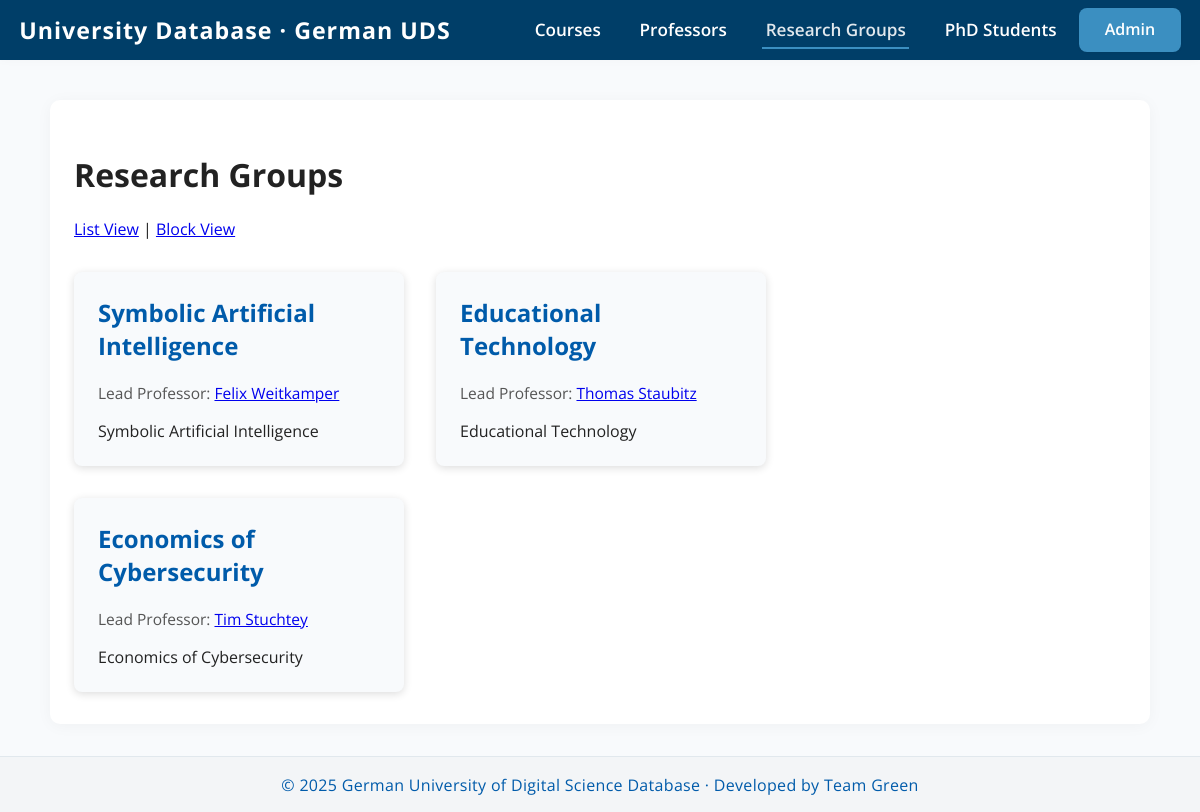
Page /researchgroups/ on the committed database.
### university/models.py (models this page shows, shortened)
class ResearchGroup(models.Model):
    name = models.CharField(max_length=255)
    description = models.TextField()
    lead_professor = models.OneToOneField(
        'Professor',
        on_delete=models.SET_NULL,
        null=True,
        blank=True,
        related_name='leads_research_group'
    )

class Professor(models.Model):
    title = models.CharField(max_length=50)
    name = models.CharField(max_length=255)
    position = models.CharField(max_length=255)
    research_group = models.OneToOneField(
        ResearchGroup, related_name='main_professor',  # update related_name to avoid clash
        on_delete=models.SET_NULL,
        null=True,
        blank=True
    )
    bio = models.TextField(blank=True)
    image_url = models.URLField(blank=True)

### university/views.py (the view)
# urls.py: path('researchgroups/', views.researchgroup_list, name='researchgroup_list'),
def researchgroup_list(request):
    view_mode = request.GET.get('view', 'block')
    groups = ResearchGroup.objects.all()
    return render(request, 'university/research_groups_list.html', {
        'groups': groups,
        'view_mode': view_mode,
    })

### university/templates/university/research_groups_list.html (shortened to what this page needs)
{% extends "university/base.html" %}
{% block content %}
<h1>Research Groups</h1>
<div>
  <a href="?view=list">List View</a> | <a href="?view=block">Block View</a>
</div>
{% if view_mode == "list" %}
  <ul>
    {% for group in groups %}
      <li>
        <a href="{% url 'researchgroup_detail' group.id %}">{{ group.name }}</a>
        {% if group.lead_professor %}
          — Lead: {{ group.lead_professor.name }}
        {% endif %}
        {% if group.description %}
          <br>{{ group.description|truncatechars:100 }}
        {% endif %}
      </li>
    {% empty %}
      <li>No research groups found.</li>
    {% endfor %}
  </ul>
{% else %}
  <div style="display:flex; flex-wrap:wrap; gap:2em; margin-top:2em;">
    {% for group in groups %}
      <div style="background:#f8fafc; border-radius:8px; box-shadow:0 2px 8px #ddd; width:330px; padding:1.5em;">
        <h2 style="margin-top:0;">
          <a href="{% url 'researchgroup_detail' group.id %}" style="color:#005baa; text-decoration:none;">
            {{ group.name }}
          </a>
        </h2>
        {% if group.lead_professor %}
          <div style="font-size:0.97em; color:#555;">
            Lead Professor:
            <a href="{% url 'professor_detail' group.lead_professor.id %}">{{ group.lead_professor.name }}</a>
          </div>
        {% else %}
          <div style="font-size:0.97em; color:#888;">No lead professor</div>
        {% endif %}
        {% if group.description %}
          <div style="margin-top:1em;">{{ group.description|linebreaksbr }}</div>
        {% endif %}
      </div>
    {% empty %}
      <p>No research groups found.</p>
    {% endfor %}
  </div>
{% endif %}
{% endblock %}

### university/templates/university/base.html (style rules this page uses)
:root { --primary: #005baa; --secondary: #3b8fc1; --light-bg: #f8fafc; --white: #fff; --nav-bg: #003e68; --nav-text: #fff; --nav-hover: #e1e8ed; --footer-bg: #f3f5f7; --footer-text: #005baa; --body-text: #222; }
html { box-sizing: border-box; font-size: 16px; }
*, *:before, *:after { box-sizing: inherit; }
body { margin: 0; font-family: 'Open Sans', Arial, Helvetica, sans-serif; background: var(--light-bg); color: var(--body-text); min-height: 100vh; display: flex; flex-direction: column; font-size: 1rem; }

### rows in the picture
ResearchGroup: name "Symbolic Artificial Intelligence", lead_professor.name "Felix Weitkamper", description "Symbolic Artificial Intelligence"
ResearchGroup: name "Educational Technology", lead_professor.name "Thomas Staubitz", description "Educational Technology"
ResearchGroup: name "Economics of Cybersecurity", lead_professor.name "Tim Stuchtey", description "Economics of Cybersecurity"
